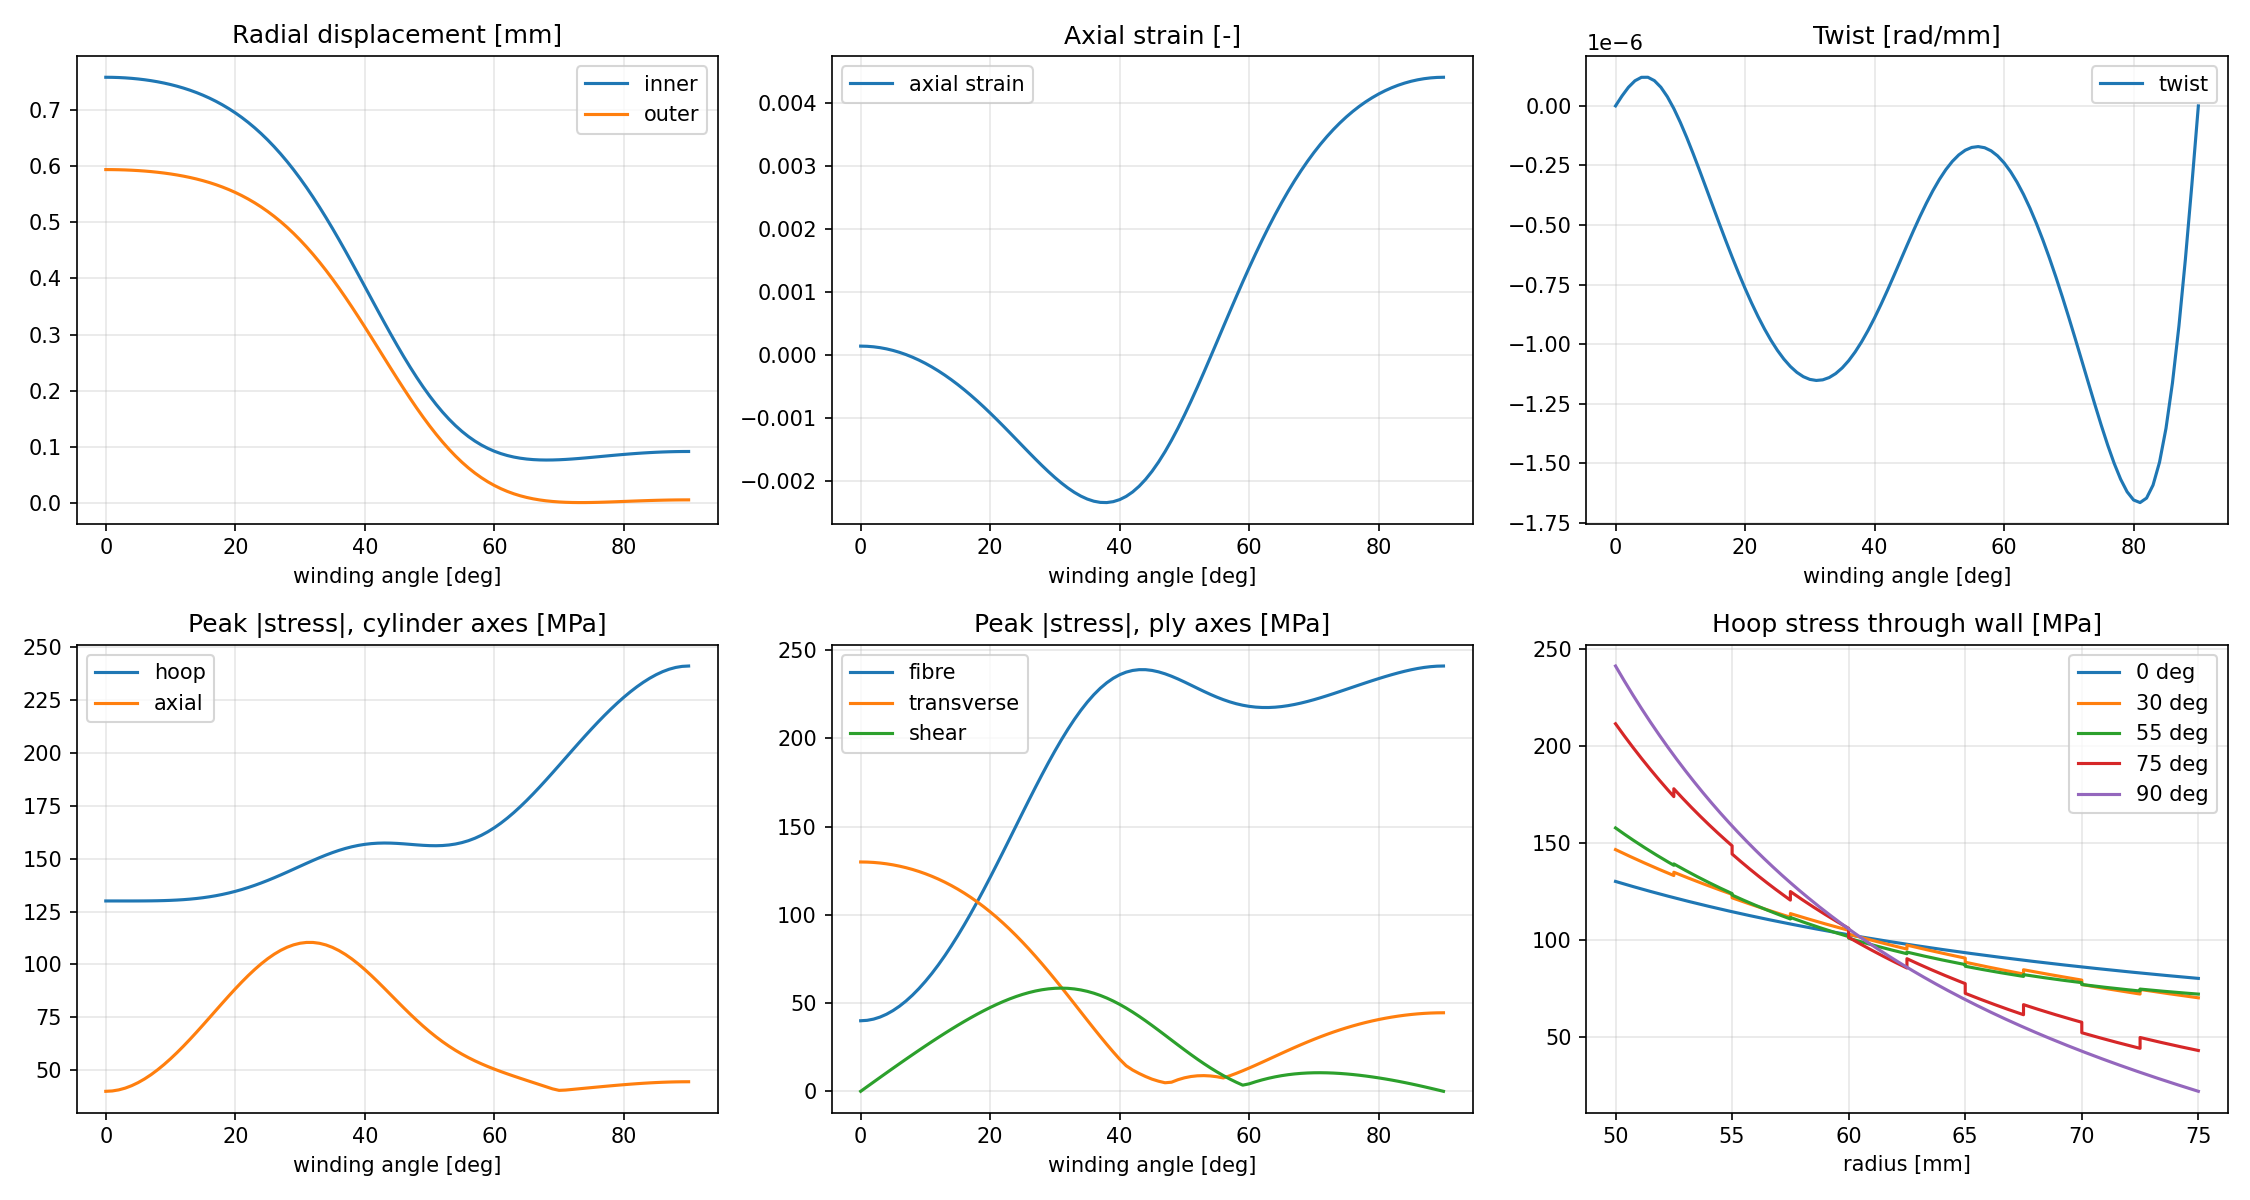

Python code for this plot:
"""Winding angle study for a [+a/-a] x 5 composite cylinder."""
import matplotlib
matplotlib.use("Agg")
import matplotlib.pyplot as plt
import numpy as np

from cylinder import (CARBON_EPOXY, build_layers, relative_errors,
                      solve_analytical, solve_fem)

R_INNER = 50.0    # mm
THICKNESS = 2.5   # mm per layer
PAIRS = 5         # 10 layers, 25 mm wall
PRESSURE = 50.0   # MPa


def solve_angle(angle):
    layup = [(angle, THICKNESS), (-angle, THICKNESS)] * PAIRS
    layers = build_layers(R_INNER, layup, CARBON_EPOXY)
    return layup, layers, solve_analytical(layers, PRESSURE)


def ply_stress(stress, angle):
    """Cylinder-axis stresses -> fibre, transverse and in-plane shear."""
    sz, st, _, tau = stress
    c, s = np.cos(np.radians(angle)), np.sin(np.radians(angle))
    return (c*c*sz + s*s*st + 2*c*s*tau,
            s*s*sz + c*c*st - 2*c*s*tau,
            c*s*(st - sz) + (c*c - s*s)*tau)


def summarise(angle):
    layup, layers, sol = solve_angle(angle)
    stress, local = [], []
    for i, (layer, (ply, _)) in enumerate(zip(layers, layup)):
        for r in np.linspace(layer.r_in, layer.r_out, 21):
            s = sol.stress(i, r)
            stress.append(s)
            local.append(ply_stress(s, ply))
    stress, local = np.abs(stress), np.abs(local)
    return {
        "angle": angle,
        "u_in": sol.u(0, layers[0].r_in),
        "u_out": sol.u(len(layers) - 1, layers[-1].r_out),
        "eps0": sol.eps0,
        "twist": sol.kappa,
        "hoop": stress[:, 1].max(),
        "axial": stress[:, 0].max(),
        "fibre": local[:, 0].max(),
        "transverse": local[:, 1].max(),
        "shear": local[:, 2].max(),
    }


def main():
    angles = np.arange(0, 91)
    data = [summarise(a) for a in angles]
    col = {key: np.array([d[key] for d in data]) for key in data[0]}

    print("".join(f"{key:>12}" for key in col))
    for a in (0, 15, 30, 45, 55, 60, 75, 90):
        print("".join(f"{col[key][a]:>12.4g}" for key in col))

    print("\nAngle giving the smallest magnitude:")
    for key in ("u_in", "u_out", "eps0", "hoop", "fibre",
                "transverse", "shear"):
        print(f"  {key:<12}{angles[np.argmin(np.abs(col[key]))]} deg")

    print("\nFEM check (4 elements per layer):")
    for a in (0, 30, 55, 90):
        _, layers, exact = solve_angle(a)
        fem = solve_fem(layers, PRESSURE, elems_per_layer=4)
        err = relative_errors(exact, fem, 4)
        print(f"  {a:>2} deg: u {err['u']:.2e}, stress {err['stress']:.2e}")

    np.savetxt("angle_study.csv", np.column_stack(list(col.values())),
               delimiter=",", header=",".join(col), comments="")

    fig, ax = plt.subplots(2, 3, figsize=(15, 8))

    def panel(a, series, title):
        for key, label in series:
            a.plot(angles, col[key], label=label)
        a.set(title=title, xlabel="winding angle [deg]")
        a.grid(alpha=0.3)
        a.legend()

    panel(ax[0, 0], [("u_in", "inner"), ("u_out", "outer")],
          "Radial displacement [mm]")
    panel(ax[0, 1], [("eps0", "axial strain")], "Axial strain [-]")
    panel(ax[0, 2], [("twist", "twist")], "Twist [rad/mm]")
    panel(ax[1, 0], [("hoop", "hoop"), ("axial", "axial")],
          "Peak |stress|, cylinder axes [MPa]")
    panel(ax[1, 1], [("fibre", "fibre"), ("transverse", "transverse"),
                     ("shear", "shear")], "Peak |stress|, ply axes [MPa]")

    for angle in (0, 30, 55, 75, 90):
        _, layers, sol = solve_angle(angle)
        points = [(i, r) for i, layer in enumerate(layers)
                  for r in np.linspace(layer.r_in, layer.r_out, 21)]
        ax[1, 2].plot([r for _, r in points],
                      [sol.stress(i, r)[1] for i, r in points],
                      label=f"{angle} deg")
    ax[1, 2].set(title="Hoop stress through wall [MPa]", xlabel="radius [mm]")
    ax[1, 2].grid(alpha=0.3)
    ax[1, 2].legend()

    fig.tight_layout()
    fig.savefig("angle_study.png", dpi=150)


if __name__ == "__main__":
    main()
